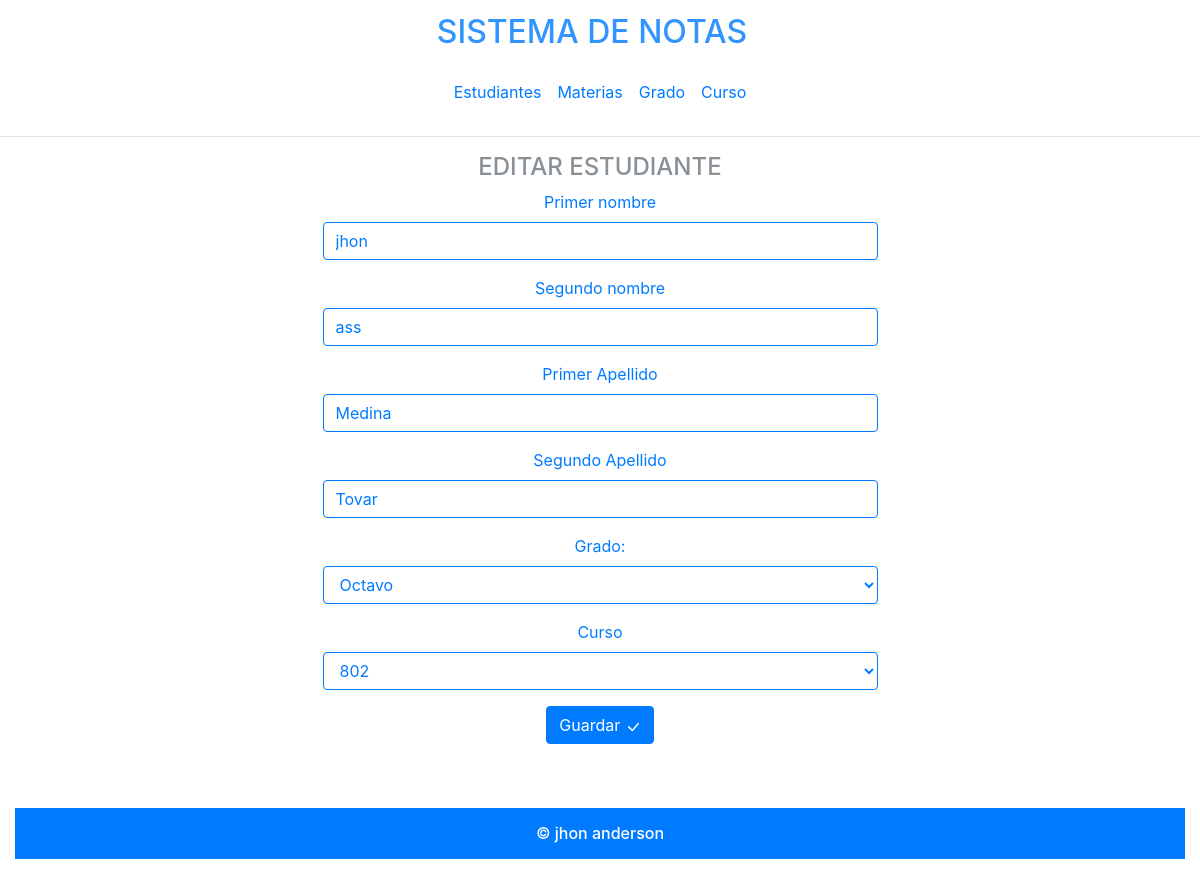
/Pages/Estudiantes/editar_estudiante.php?id=123, run on the app's committed database.
### tables this page shows
CREATE TABLE IF NOT EXISTS `estudiantes` (
  `id` bigint(12) NOT NULL,
  `nombre1` varchar(20) NOT NULL,
  `nombre2` varchar(20) NOT NULL,
  `apellido1` varchar(20) NOT NULL,
  `apellido2` varchar(20) NOT NULL,
  `grado` varchar(10) NOT NULL,
  `curso` int(5) NOT NULL,
  PRIMARY KEY (`id`)
);

### Pages/Estudiantes/estudiante.php (called while the page is built, shortened)
<?php
class estudiante
{
    public static function obtenerUno($id)
    {
        global $mysqli;
        $sentencia = $mysqli->prepare("SELECT id, nombre1, nombre2, apellido1, apellido2, grado, curso FROM estudiantes WHERE id = ?");
        $sentencia->bind_param("i", $id);
        $sentencia->execute();
        $resultado = $sentencia->get_result();
        return $resultado->fetch_object();
    }
}

### Pages/Estudiantes/editar_estudiante.php (the view, shortened to what this page needs)
<?php
include_once "../../MYSQLDB/conexion.php";
include_once "estudiante.php";
include_once "../../componentes/encabezado.php";
$estudiante = estudiante::obtenerUno($_GET["id"]);
?>
<div class="row">
    <div class="col-12">
        <h1 class="text-h5 text-muted">Editar estudiante</h1>
        <form action="actualizar_estudiante.php" method="POST" class="col-6 mx-auto">
            <div class="form-group">
                <label for="nombre1" class="text-primary">Primer nombre</label>
                <input value="<?php echo $estudiante->nombre1 ?>" name="nombre1" required type="text" id="nombre1" class="form-control btn-outline-primary" placeholder="Primer nombre">
            </div>
            <div class="form-group">
                <label for="nombre2" class="text-primary">Segundo nombre</label>
                <input value="<?php echo $estudiante->nombre2 ?>" name="nombre2" type="text" id="nombre2" class="form-control btn-outline-primary" placeholder="Segundo nombre">
            </div>
            <div class="form-group">
                <label for="apellido1" class="text-primary">Primer Apellido</label>
                <input value="<?php echo $estudiante->apellido1 ?>" name="apellido1" required type="text" id="apellido1" class="form-control btn-outline-primary" placeholder="Primer apellido">
            </div>
            <div class="form-group">
                <label for="apellido2" class="text-primary">Segundo Apellido</label>
                <input value="<?php echo $estudiante->apellido2 ?>" name="apellido2" required type="text" id="apellido2" class="form-control btn-outline-primary" placeholder="Segundo apellido">
            </div>
            <div class="form-group">
                <label for="grado" class="text-primary">Grado: </label>
                <select name="grado" id="grado" class="form-control btn-outline-primary">
                    <?php
                        $grado=$estudiante->grado;
                        echo '<option value="'.$grado.'">'.$grado.'</option>';
                    ?>
                </select>
            </div>
            <div class="form-group">
                <label for="curso" class="text-primary">Curso</label>
                <select name="curso" id="curso" class="form-control btn-outline-primary">
                    <?php
                        $curso=$estudiante->curso;
                        echo '<option value="'.$curso.'">'.$curso.'</option>';
                    ?>
                </select>
            </div>
            <div class="form-group">
                <button class="btn btn-primary" type="submit">Guardar </button>
            </div>
        </form>
    </div>
</div>
<?php include_once "../../componentes/pie.php" ?>

### css/estilos.css (style rules this page uses)
.form-group label { color: rgb(0 123 255); }
h1 { font-size: 1.5rem; text-transform: uppercase; opacity: .8; }
form { width: 60%; margin: auto; }

### data on the page
estudiantes: nombre1 "jhon", nombre2 "ass", apellido1 "Medina", apellido2 "Tovar", grado "Octavo", curso "802"
